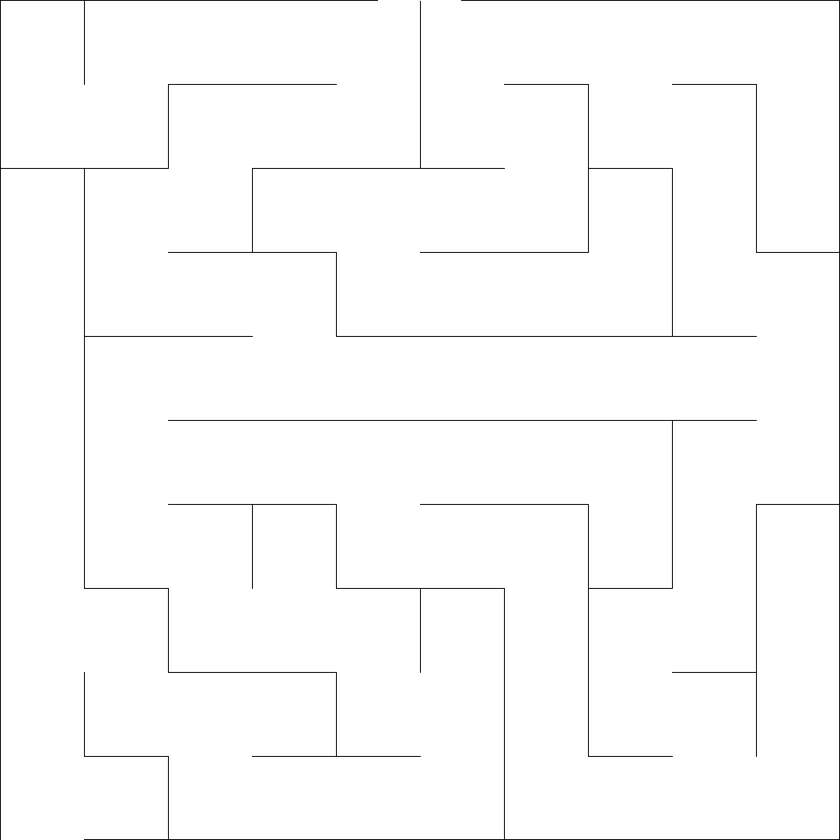
#> input picture Trabalho/worlds/custom_maps/maze_10_1.png, 840 x 840 px, shrunk from 1000 x 1000 before the run, found by its file name
$ jupyter execute --allow-errors results.ipynb
#> lines starting #> are read from the running program, lines starting #| are printed output that depends on the picture
# Introdução à Robótica Inteligente
## Projeto 2024/25
#### Trabalho de José Guilherme Santos (202208081)

[cell 1]
import pandas as pd
import matplotlib.pyplot as plt
import matplotlib.image as mpimg

## Mostrar a evolução dos labirintos e das suas soluções

#### Labirintos com o mesmo número de celulas centrais (100) mas com tamanhos de becos diferentes

[cell 2]
image_paths = [
    r'C:\Users\Gui\Documents\Uni\IRI\IRI_public_TP_classes-master\worlds\custom_maps\maze_10_1.png',
    r'C:\Users\Gui\Documents\Uni\IRI\IRI_public_TP_classes-master\worlds\custom_maps\maze_10_5.png',
    r'C:\Users\Gui\Documents\Uni\IRI\IRI_public_TP_classes-master\worlds\custom_maps\maze_10_10.png',
]

captions = ['beco tamanho 1', 'beco tamanho 5', 'beco tamanho 10']

fig, axes = plt.subplots(1, 3, figsize=(15, 5))

for ax, img_path, caption in zip(axes, image_paths, captions):
    img = mpimg.imread(img_path)
#> img is the input picture: shape (840, 840, 4) float32; mean R, G, B, A 0.988, 0.988, 0.988, 1
    ax.imshow(img)
    ax.axis('off')
    ax.set_title(caption, fontsize=12, pad=10)  # legenda acima
#> pass 2 of the loop `for ax, img_path, caption in zip(axes, image_paths, captions):`:
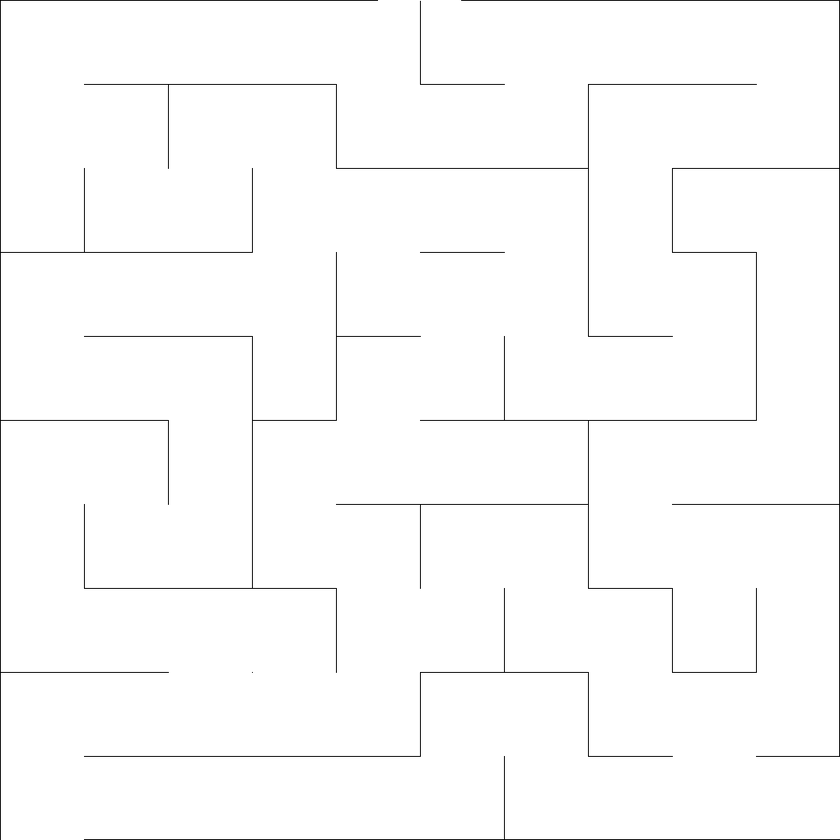
#> input picture Trabalho/worlds/custom_maps/maze_10_5.png, 840 x 840 px, shrunk from 1000 x 1000 before the run, found by its file name
#> img is the input picture: shape (840, 840, 4) float32; mean R, G, B, A 0.988, 0.988, 0.988, 1
#> pass 3 of the loop `for ax, img_path, caption in zip(axes, image_paths, captions):`:
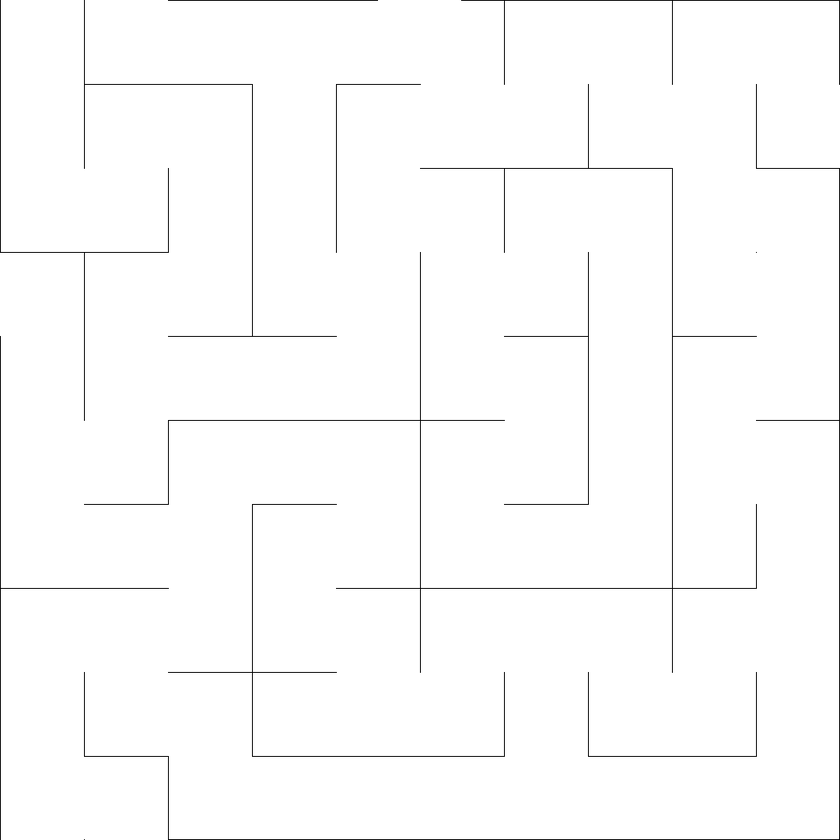
#> input picture Trabalho/worlds/custom_maps/maze_10_10.png, 840 x 840 px, shrunk from 1000 x 1000 before the run, found by its file name
#> img is the input picture: shape (840, 840, 4) float32; mean R, G, B, A 0.989, 0.989, 0.989, 1

plt.tight_layout()
plt.show()
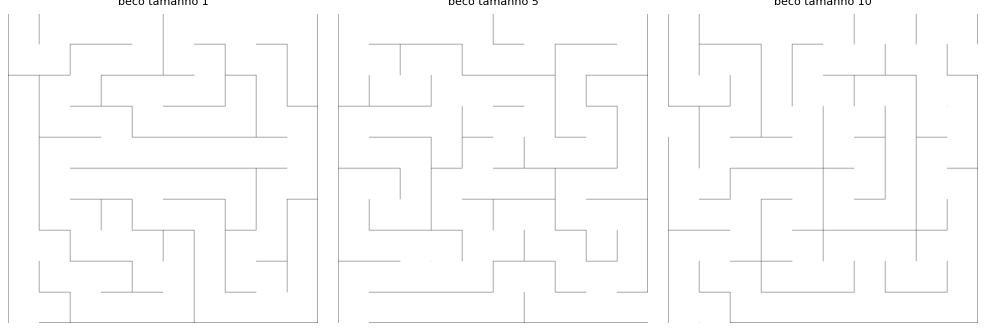
#> figure drawn by matplotlib, 3 panels

#### Labirintos com o mesmo tamanho de becos (10) mas com número de células centrais diferentes

[cell 3]
image_paths = [
    r'C:\Users\Gui\Documents\Uni\IRI\IRI_public_TP_classes-master\worlds\custom_maps\maze_3_10.png',
    r'C:\Users\Gui\Documents\Uni\IRI\IRI_public_TP_classes-master\worlds\custom_maps\maze_5_10.png',
    r'C:\Users\Gui\Documents\Uni\IRI\IRI_public_TP_classes-master\worlds\custom_maps\maze_8_10.png',
    r'C:\Users\Gui\Documents\Uni\IRI\IRI_public_TP_classes-master\worlds\custom_maps\maze_10_10.png',
]

captions = ['celulas centrais 9', 'celulas centrais 25', 'celulas centrais 64', 'celulas centrais 100']

fig, axes = plt.subplots(1, 4, figsize=(15, 5))

for ax, img_path, caption in zip(axes, image_paths, captions):
    img = mpimg.imread(img_path)
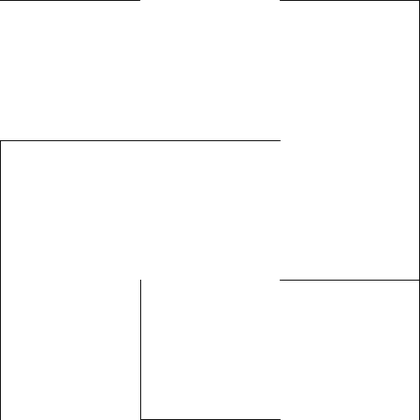
#> input picture Trabalho/worlds/custom_maps/maze_3_10.png, 420 x 420 px, shrunk from 500 x 500 before the run, found by its file name
#> img is the input picture: shape (420, 420, 4) float32; mean R, G, B, A 0.991, 0.991, 0.991, 1
    ax.imshow(img)
    ax.axis('off')
    ax.set_title(caption, fontsize=12, pad=10)  # legenda acima
#> pass 2 of the loop `for ax, img_path, caption in zip(axes, image_paths, captions):`:
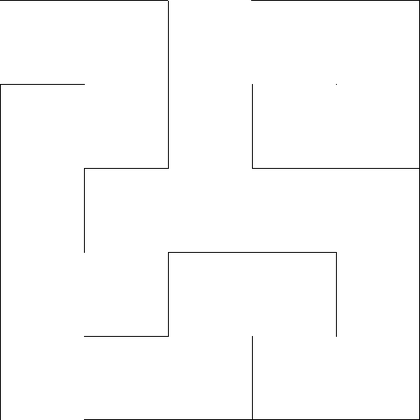
#> input picture Trabalho/worlds/custom_maps/maze_5_10.png, 420 x 420 px, shrunk from 500 x 500 before the run, found by its file name
#> img is the input picture: shape (420, 420, 4) float32; mean R, G, B, A 0.987, 0.987, 0.987, 1
#> pass 3 of the loop `for ax, img_path, caption in zip(axes, image_paths, captions):`:
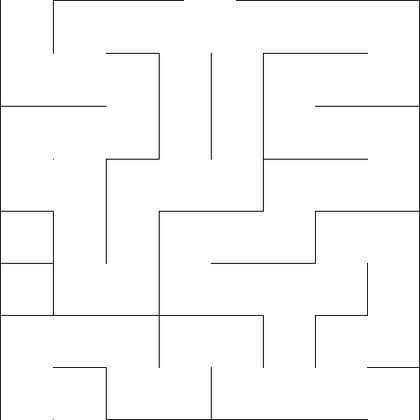
#> input picture Trabalho/worlds/custom_maps/maze_8_10.png, 420 x 420 px, shrunk from 500 x 500 before the run, found by its file name
#> img is the input picture: shape (420, 420, 4) float32; mean R, G, B, A 0.979, 0.979, 0.979, 1
#> the loop made 4 passes; the first 3 are shown

plt.tight_layout()
plt.show()
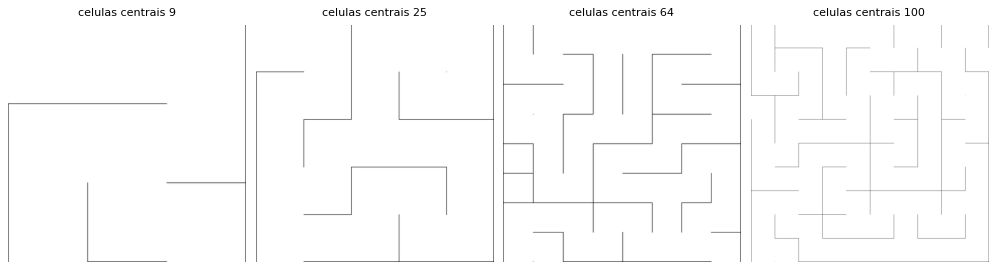
#> figure drawn by matplotlib, 4 panels
